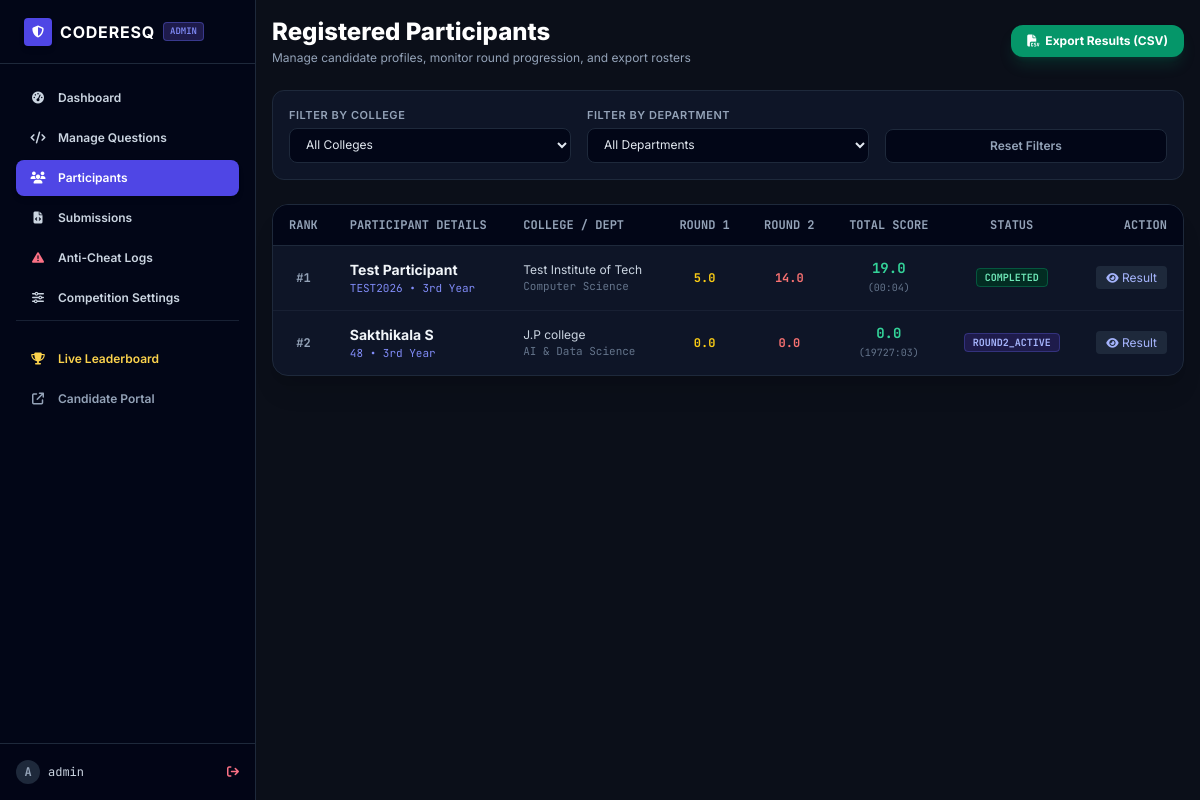
/admin/participants (signed in), run on the app's committed database.
### models.py (models this page shows)
class Participant(db.Model):
    __tablename__ = 'participants'
    id = db.Column(db.Integer, primary_key=True)
    participant_id = db.Column(db.String(64), unique=True, nullable=False, index=True) # Reg No / Student ID
    name = db.Column(db.String(128), nullable=False)
    email = db.Column(db.String(128), nullable=False, index=True)
    college = db.Column(db.String(256), nullable=False, index=True)
    department = db.Column(db.String(128), nullable=False)
    year = db.Column(db.String(32), nullable=False)
    team_name = db.Column(db.String(128), nullable=True)
    session_token = db.Column(db.String(128), nullable=True)
    registered_at = db.Column(db.DateTime, default=datetime.utcnow)
    r1_started_at = db.Column(db.DateTime, nullable=True)
    r1_completed_at = db.Column(db.DateTime, nullable=True)
    r1_score = db.Column(db.Float, default=0.0)
    r2_started_at = db.Column(db.DateTime, nullable=True)
    r2_completed_at = db.Column(db.DateTime, nullable=True)
    r2_score = db.Column(db.Float, default=0.0)
    total_score = db.Column(db.Float, default=0.0)
    total_time_seconds = db.Column(db.Integer, default=0)
    status = db.Column(db.String(32), default='registered') # registered, round1_active, round1_completed, round2_active, completed
    submissions = db.relationship('Submission', backref='participant', lazy='dynamic', cascade='all, delete-orphan')
    activities = db.relationship('SuspiciousActivity', backref='participant', lazy='dynamic', cascade='all, delete-orphan')
    def update_totals(self):
        self.total_score = round((self.r1_score or 0.0) + (self.r2_score or 0.0), 2)
        r1_time = 0
        if self.r1_started_at and self.r1_completed_at:
            r1_time = max(0, int((self.r1_completed_at - self.r1_started_at).total_seconds()))
        r2_time = 0
        if self.r2_started_at and self.r2_completed_at:
            r2_time = max(0, int((self.r2_completed_at - self.r2_started_at).total_seconds()))
        self.total_time_seconds = r1_time + r2_time
    @property
    def formatted_time(self):
        mins = self.total_time_seconds // 60
        secs = self.total_time_seconds % 60
        return f"{mins:02d}:{secs:02d}"

### routes/admin.py (the view)
@admin_bp.route('/admin/participants')
def participants():
    college = request.args.get('college', 'all')
    dept = request.args.get('department', 'all')
    participants_list = get_leaderboard(college=college, department=dept)
    colleges = [c[0] for c in db.session.query(Participant.college).distinct().all() if c[0]]
    departments = [d[0] for d in db.session.query(Participant.department).distinct().all() if d[0]]
    return render_template('admin/participants.html',
                           participants=participants_list,
                           colleges=colleges,
                           departments=departments,
                           active_college=college,
                           active_dept=dept)

### routes/admin.py (called while the page is built)
@admin_bp.before_request
@admin_required
def require_admin():
    pass

### routes/auth.py (called while the page is built)
def admin_required(f):
    @wraps(f)
    def decorated_function(*args, **kwargs):
        if 'admin_logged_in' not in session:
            flash('Please log in to access the administrator panel.', 'warning')
            return redirect(url_for('auth.admin_login'))
        return f(*args, **kwargs)
    return decorated_function

### templates/admin/participants.html (shortened to what this page needs)
{% extends 'admin/base_admin.html' %}
{% block content %}
<div class="max-w-7xl mx-auto space-y-6">
    <div class="flex flex-col sm:flex-row items-start sm:items-center justify-between gap-4">
        <div>
            <h1 class="text-2xl font-extrabold text-white">Registered Participants</h1>
            <p class="text-xs text-slate-400 mt-0.5">Manage candidate profiles, monitor round progression, and export rosters</p>
        </div>
        <div class="flex items-center gap-3">
            <a href="{{ url_for('admin.export_participants') }}" class="px-4 py-2 rounded-xl text-xs font-bold bg-emerald-600 hover:bg-emerald-500 text-white shadow-lg shadow-emerald-600/20 transition flex items-center gap-1.5">
                <i class="fa-solid fa-file-csv"></i>
                Export Results (CSV)
            </a>
        </div>
    </div>
    <div class="bg-slate-900/90 border border-slate-800 rounded-xl p-4">
        <form method="GET" action="{{ url_for('admin.participants') }}" class="grid grid-cols-1 sm:grid-cols-3 gap-4 items-end">
            <div>
                <label class="block text-[11px] font-semibold uppercase tracking-wider text-slate-400 mb-1">Filter by College</label>
                <select name="college" onchange="this.form.submit()"
                    class="w-full px-3 py-2 bg-slate-950 border border-slate-800 rounded-lg text-xs text-slate-200">
                    <option value="all" {% if active_college == 'all' %}selected{% endif %}>All Colleges</option>
                </select>
            </div>
            <div>
                <label class="block text-[11px] font-semibold uppercase tracking-wider text-slate-400 mb-1">Filter by Department</label>
                <select name="department" onchange="this.form.submit()"
                    class="w-full px-3 py-2 bg-slate-950 border border-slate-800 rounded-lg text-xs text-slate-200">
                    <option value="all" {% if active_dept == 'all' %}selected{% endif %}>All Departments</option>
                </select>
            </div>
            <div>
                <a href="{{ url_for('admin.participants') }}" class="w-full py-2 px-3 rounded-lg text-xs font-semibold text-slate-400 hover:text-white bg-slate-950 hover:bg-slate-800 border border-slate-800 text-center block transition">
                    Reset Filters
                </a>
            </div>
        </form>
    </div>
    <div class="bg-slate-900/90 border border-slate-800 rounded-2xl shadow-xl overflow-hidden">
        <div class="overflow-x-auto">
            <table class="w-full text-left text-xs">
                <thead class="bg-slate-950 text-slate-400 uppercase font-mono border-b border-slate-800">
                    <tr>
                        <th class="py-3 px-4 w-12 text-center">Rank</th>
                        <th class="py-3 px-4">Participant Details</th>
                        <th class="py-3 px-4">College / Dept</th>
                        <th class="py-3 px-4 text-center">Round 1</th>
                        <th class="py-3 px-4 text-center">Round 2</th>
                        <th class="py-3 px-4 text-center">Total Score</th>
                        <th class="py-3 px-4 text-center">Status</th>
                        <th class="py-3 px-4 text-right">Action</th>
                    </tr>
                </thead>
                <tbody class="divide-y divide-slate-800/60 font-mono">
                    {% for p in participants %}
                    <tr class="hover:bg-slate-850/50 transition">
                        <td class="py-3 px-4 text-center font-bold text-slate-400">
                            #{{ p.rank }}
                        </td>
                        <td class="py-3 px-4 font-sans">
                            <div class="font-bold text-slate-100 text-sm">{{ p.name }}</div>
                            <div class="text-[11px] font-mono text-indigo-400">{{ p.participant_id }} &bull; {{ p.year }}</div>
                        </td>
                        <td class="py-3 px-4 font-sans text-slate-300">
                            <div>{{ p.college }}</div>
                            <div class="text-[11px] text-slate-500 font-mono">{{ p.department }}</div>
                        </td>
                        <td class="py-3 px-4 text-center text-yellow-400 font-bold">
                            {{ p.r1_score }}
                        </td>
                        <td class="py-3 px-4 text-center text-red-400 font-bold">
                            {{ p.r2_score }}
                        </td>
                        <td class="py-3 px-4 text-center text-emerald-400 font-bold text-sm">
                            {{ p.total_score }}
                            <span class="block text-[10px] text-slate-500 font-normal">({{ p.formatted_time }})</span>
                        </td>
                        <td class="py-3 px-4 text-center">
                            <span class="px-2 py-0.5 rounded text-[10px] uppercase font-bold
                                {% if p.status == 'completed' %}bg-emerald-950 text-emerald-300 border border-emerald-500/30
                                {% elif 'active' in p.status %}bg-indigo-950 text-indigo-300 border border-indigo-500/30
                                {% else %}bg-slate-800 text-slate-400{% endif %}">
                                {{ p.status }}
                            </span>
                        </td>
                        <td class="py-3 px-4 text-right">
                            <a href="{{ url_for('participant.result', pid=p.participant_id) }}" target="_blank"
                                class="px-2.5 py-1 rounded bg-slate-800 hover:bg-slate-700 text-indigo-300 text-xs font-sans transition">
                                <i class="fa-solid fa-eye text-[11px]"></i> Result
                            </a>
                        </td>
                    </tr>
                    {% else %}
                    <tr>
                        <td colspan="8" class="py-6 text-center text-slate-500 font-sans italic">No participants found.</td>
                    </tr>
                    {% endfor %}
                </tbody>
            </table>
        </div>
    </div>
</div>
{% endblock %}

### static/css/style.css (style rules this page uses)
:root { --bg-main: #0b0f19; --bg-card: #111827; --bg-card-hover: #1f2937; --bg-editor: #1e1e1e; --border-subtle: #1f293d; --border-focus: #4f46e5; --accent-indigo: #6366f1; --accent-cyan: #06b6d4; --accent-emerald: #10b981; --accent-rose: #f43f5e; --accent-amber: #f59e0b; --text-main: #f8fafc; --text-muted: #94a3b8; }
body { background-color: var(--bg-main); color: var(--text-main); font-family: 'Inter', -apple-system, BlinkMacSystemFont, "Segoe UI", Roboto, sans-serif; min-height: 100vh; }
code, pre, .font-mono { font-family: 'JetBrains Mono', 'Fira Code', monospace; }

### data on the page
Participant: rank "1", name "Test Participant", participant_id "TEST2026", year "3rd Year", college "Test Institute of Tech", department "Computer Science", r1_score "5.0", r2_score "14.0", total_score "19.0", formatted_time "00:04", status "COMPLETED"
Participant: rank "2", name "Sakthikala S", participant_id "48", year "3rd Year", college "J.P college", department "AI & Data Science", r1_score "0.0", r2_score "0.0", total_score "0.0", formatted_time "19727:03", status "ROUND2_ACTIVE"

### other printed values
{{ session.get('admin_username', 'admin') }} "admin"
